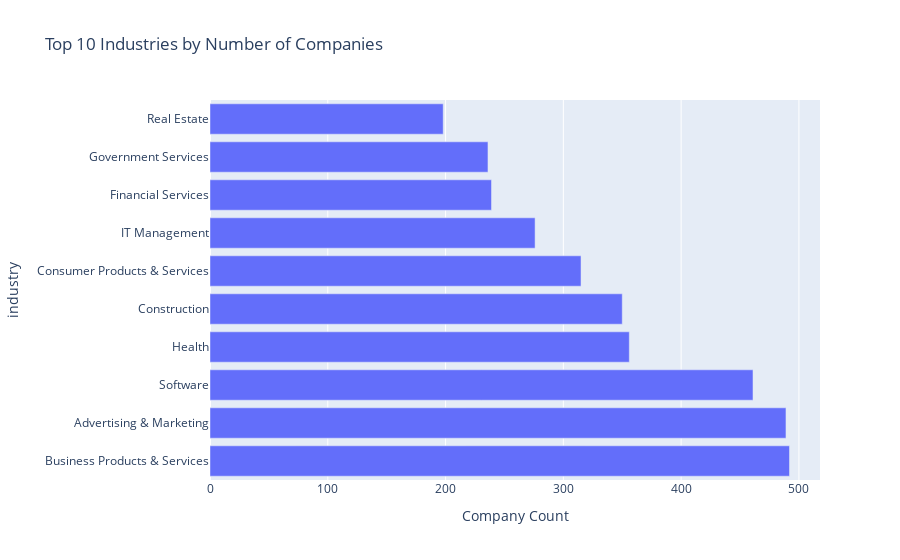

The cell this chart's notebook holds for it:
### Markdown cell above
# 1. TOP INDUSTRIES BY NUMBER OF COMPANIES

### Code cell
import pandas as pd 
import plotly.express as px

df = pd.read_csv("INC 5000 Companies 2019.csv")
industry_counts = df['industry'].value_counts().nlargest(10).reset_index()
industry_counts.columns = ['industry', 'Company Count']

fig = px.bar(industry_counts, x='Company Count', y='industry', orientation='h',
             title='Top 10 Industries by Number of Companies')
fig.show()

### Figure 1 — Plotly figure (JSON) as saved in the notebook; plotly's stock layout.template omitted (floating-point values rounded to 4 significant figures)
{"data": [{"alignmentgroup": "True", "hovertemplate": "Company Count=%{x}<br>industry=%{y}<extra></extra>", "legendgroup": "", "marker": {"color": "#636efa", "pattern": {"shape": ""}}, "name": "", "offsetgroup": "", "orientation": "h", "showlegend": false, "textposition": "auto", "type": "bar", "x": [492, 489, 461, 356, 350, 315, 276, 239, 236, 198], "xaxis": "x", "y": ["Business Products & Services", "Advertising & Marketing", "Software", "Health", "Construction", "Consumer Products & Services", "IT Management", "Financial Services", "Government Services", "Real Estate"], "yaxis": "y"}], "layout": {"barmode": "relative", "legend": {"tracegroupgap": 0}, "title": {"text": "Top 10 Industries by Number of Companies"}, "xaxis": {"anchor": "y", "domain": [0, 1], "title": {"text": "Company Count"}}, "yaxis": {"anchor": "x", "domain": [0, 1], "title": {"text": "industry"}}}}
